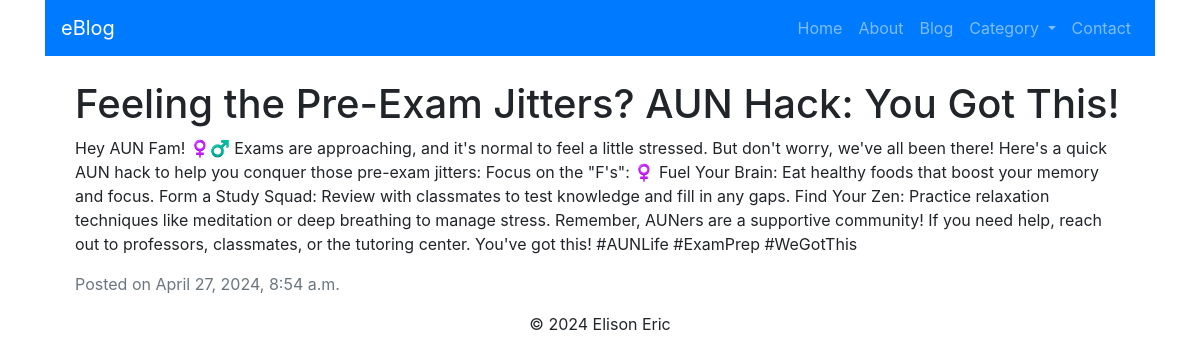
The app's page /post/1/ with its own data.
### blog/models.py (models this page shows, shortened)
class Post(models.Model):
    title = models.CharField(max_length=100)
    content = models.TextField()
    created_at = models.DateTimeField(auto_now_add=True)

### blog/views.py (the view)
# urls.py: path('post/<int:pk>/', views.post_detail, name='post_detail'),
def post_detail(request, pk):
    post = get_object_or_404(Post, pk=pk)
    return render(request, 'blog/post_detail.html', {'post': post})

### blog/templates/blog/post_detail.html
{% extends 'blog/base.html' %}
{% block content %}
  <div class="container mt-4">
    <h1>{{ post.title }}</h1>
    <p>{{ post.content }}</p>
    <p class="text-muted">Posted on {{ post.created_at }}</p>
  </div>
{% endblock %}

### records on screen
Post: title "Feeling the Pre-Exam Jitters? AUN Hack: You Got This!", content "Hey AUN Fam! ‍♀️‍♂️ Exams are approaching, and it's normal to feel a little stressed. But don't worry, we've all been there! Here's a quick AUN hack to help you conquer those pre-exam jitters: Focus on the \"F's\": ‍♀️ Fuel Your Brain: Eat healthy foods that boost your memory and focus. Form a Study Squad: Review with classmates to test knowledge and fill in any gaps. Find Your Zen: Practice relaxation techniques like meditation or deep breathing to manage stress. Remember, AUNers are a supportive community! If you need help, reach out to professors, classmates, or the tutoring center. You've got this! #AUNLife #ExamPrep #WeGotThis", created_at "April 27, 2024, 8:54 a.m."
